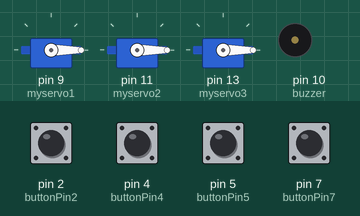
The sketch below on a simulated Arduino Uno, built with avr-gcc and run on an emulated ATmega328P. Shown: 3 × servo, buzzer (waves = sounding). The test bench sets the inputs (shaded band); at power-on: pin 2 (buttonPin2), pin 4 (buttonPin4), pin 5 (buttonPin5), pin 7 (buttonPin7) LOW.

Above: at 1.2 s.
1.3 s: pin 5 (buttonPin5) pulled HIGH for 1 s
At 2.01 s:
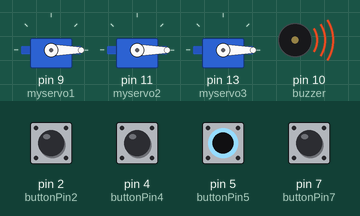
4.3 s: pin 2 (buttonPin2) pulled HIGH for 0.15 s
At 4.37 s:
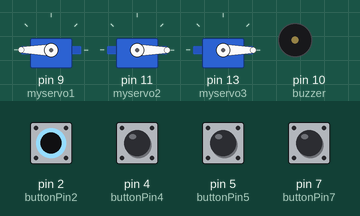
5.9 s: pin 4 (buttonPin4) pulled HIGH for 0.15 s
At 5.97 s:
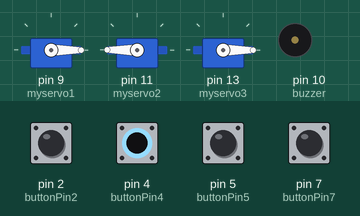
7.5 s: pin 7 (buttonPin7) pulled HIGH for 0.15 s
At 7.57 s:
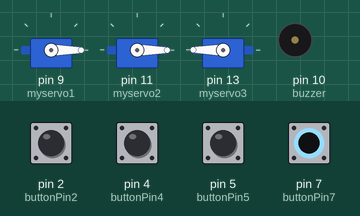
9.1 s: pin 2 (buttonPin2) driven HIGH and pin 5 (buttonPin5) driven HIGH
At 10.69 s:
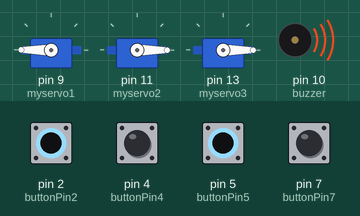
12.1 s: pin 4 (buttonPin4) pulled HIGH for 1 s
At 12.83 s:
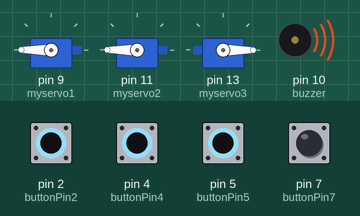
Timing chart, 0 to 16.1 s (numbered marks = the images above; inputs shaded):
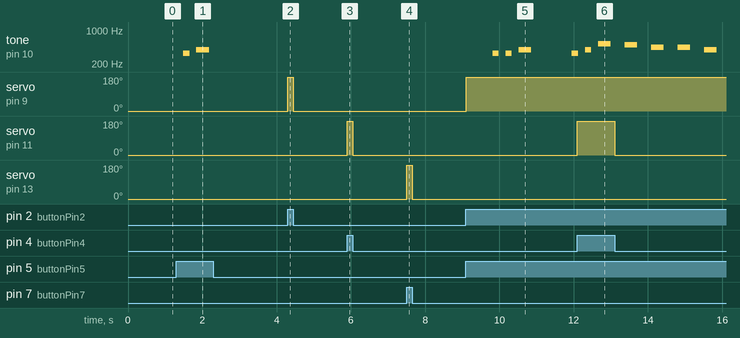

Measured:
- after the input at 1.3 s, tone on pin 10 (buzzer): silent → 330 Hz after 0.19 s, → silent 0.17 s later, → 392 Hz 0.19 s later, → silent 0.34 s later
- after the input at 4.3 s, servo on pin 9 (myservo1): 0° → 180° at once, → 0° 0.15 s later
- after the input at 5.9 s, servo on pin 11 (myservo2): 0° → 180° at once, → 0° 0.15 s later
- after the input at 7.5 s, servo on pin 13 (myservo3): 0° → 180° at once, → 0° 0.15 s later
- after the input at 9.1 s, tone on pin 10 (buzzer): plays 330 Hz for 0.17 s, 330 Hz for 0.17 s, 392 Hz for 0.34 s, 330 Hz for 0.15 s, starting after 0.71 s; servo on pin 9 (myservo1): 0° → 180° at once
- after the input at 12.1 s, servo on pin 11 (myservo2): 0° → 180° at once, → 0° 1.0 s later

The sketch:

MT_SP24_CardboardEncCode_copy_20240417131327.ino
```cpp
//define melodies
#define NOTE_B0 31
#define NOTE_C1 33
#define NOTE_CS1 35
#define NOTE_D1 37
#define NOTE_DS1 39
#define NOTE_E1 41
#define NOTE_F1 44
#define NOTE_FS1 46
#define NOTE_G1 49
#define NOTE_GS1 52
#define NOTE_A1 55
#define NOTE_AS1 58
#define NOTE_B1 62
#define NOTE_C2 65
#define NOTE_CS2 69
#define NOTE_D2 73
#define NOTE_DS2 78
#define NOTE_E2 82
#define NOTE_F2 87
#define NOTE_FS2 93
#define NOTE_G2 98
#define NOTE_GS2 104
#define NOTE_A2 110
#define NOTE_AS2 117
#define NOTE_B2 123
#define NOTE_C3 131
#define NOTE_CS3 139
#define NOTE_D3 147
#define NOTE_DS3 156
#define NOTE_E3 165
#define NOTE_F3 175
#define NOTE_FS3 185
#define NOTE_G3 196
#define NOTE_GS3 208
#define NOTE_A3 220
#define NOTE_AS3 233
#define NOTE_B3 247
#define NOTE_C4 262
#define NOTE_CS4 277
#define NOTE_D4 294
#define NOTE_DS4 311
#define NOTE_E4 330
#define NOTE_F4 349
#define NOTE_FS4 370
#define NOTE_G4 392
#define NOTE_GS4 415
#define NOTE_A4 440
#define NOTE_AS4 466
#define NOTE_B4 494
#define NOTE_C5 523
#define NOTE_CS5 554
#define NOTE_D5 587
#define NOTE_DS5 622
#define NOTE_E5 659
#define NOTE_F5 698
#define NOTE_FS5 740
#define NOTE_G5 784
#define NOTE_GS5 831
#define NOTE_A5 880
#define NOTE_AS5 932
#define NOTE_B5 988
#define NOTE_C6 1047
#define NOTE_CS6 1109
#define NOTE_D6 1175
#define NOTE_DS6 1245
#define NOTE_E6 1319
#define NOTE_F6 1397
#define NOTE_FS6 1480
#define NOTE_G6 1568
#define NOTE_GS6 1661
#define NOTE_A6 1760
#define NOTE_AS6 1865
#define NOTE_B6 1976
#define NOTE_C7 2093
#define NOTE_CS7 2217
#define NOTE_D7 2349
#define NOTE_DS7 2489
#define NOTE_E7 2637
#define NOTE_F7 2794
#define NOTE_FS7 2960
#define NOTE_G7 3136
#define NOTE_GS7 3322
#define NOTE_A7 3520
#define NOTE_AS7 3729
#define NOTE_B7 3951
#define NOTE_C8 4186
#define NOTE_CS8 4435
#define NOTE_D8 4699
#define NOTE_DS8 4978
#define REST 0

int melody[] = {
  NOTE_E4,
  8,
  NOTE_E4,
  8,
  NOTE_G4,
  4,
  REST,
  4,

  NOTE_E4,
  8,
  NOTE_E4,
  8,
  NOTE_G4,
  4,
 REST,
 4,

  NOTE_E4,
  8,
  NOTE_G4,
  8,
  NOTE_C5,
  4,
  NOTE_B4,
  4,
  NOTE_A4,
  4,
  NOTE_A4,
  4,
  NOTE_G4,
  4,
  REST,
  4,

  NOTE_DS4,
  8,
  NOTE_G4,
  8,
  NOTE_C5,
  4,
  NOTE_AS4,
  4,
  NOTE_GS4,
  4,
  NOTE_GS4,
  4,
  NOTE_G4,
  4,
};

//melody
unsigned long cTime;
unsigned long pTime = 0;
bool playNote = true;
int thisNote = 0;

//melody math
int tempo = 160;
int notes = sizeof(melody) / sizeof(melody[0]) / 2;
int wholenote = (60000 * 4) / tempo;
int divider = 0, noteDuration = 0;

#include <Servo.h>

Servo myservo1;
Servo myservo2;
Servo myservo3;

const int buttonPin2 = 2;
const int buttonPin4 = 4;
const int buttonPin7 = 7;
const int buttonPin5 = 5;

const int buzzer = 10;

void setup() {
  myservo1.attach(9);
  myservo2.attach(11);
  myservo3.attach(13);

  pinMode(buttonPin2, INPUT);
  pinMode(buttonPin4, INPUT);
  pinMode(buttonPin7, INPUT);
  pinMode(buttonPin5, INPUT);

  pinMode(buzzer, OUTPUT);
}

void playSong() {
  cTime = millis();
  // calculates the duration of each note
  divider = melody[thisNote + 1];
  if (divider > 0) {
    // regular note, just proceed
    noteDuration = (wholenote) / divider;
  } else if (divider < 0) {
    // dotted notes are represented with negative durations!!
    noteDuration = (wholenote) / abs(divider);
    noteDuration *= 1.5;  // increases the duration in half for dotted notes
  }

  if (playNote) {
    tone(buzzer, melody[thisNote]);
    if (cTime - pTime >= noteDuration * 0.9) {
      pTime = cTime;
      playNote = false;
    }
  } else {
    noTone(buzzer);
    if (cTime - pTime >= noteDuration) {
      pTime = cTime;
      thisNote += 2;
      if (thisNote > notes * 2) {
        thisNote = 0;
      }
      playNote = true;
    }
  }
}

void loop() {
  if (digitalRead(buttonPin2) == HIGH) {
    myservo1.write(180);
  } else {
    myservo1.write(0);
  }

  if (digitalRead(buttonPin4) == HIGH) {
    myservo2.write(180);
  } else {
    myservo2.write(0);
  }

  if (digitalRead(buttonPin7) == HIGH) {
    myservo3.write(180);
  } else {
    myservo3.write(0);
  }

  if (digitalRead(buttonPin5) == HIGH)
  {
    playSong();
  }
}
```
